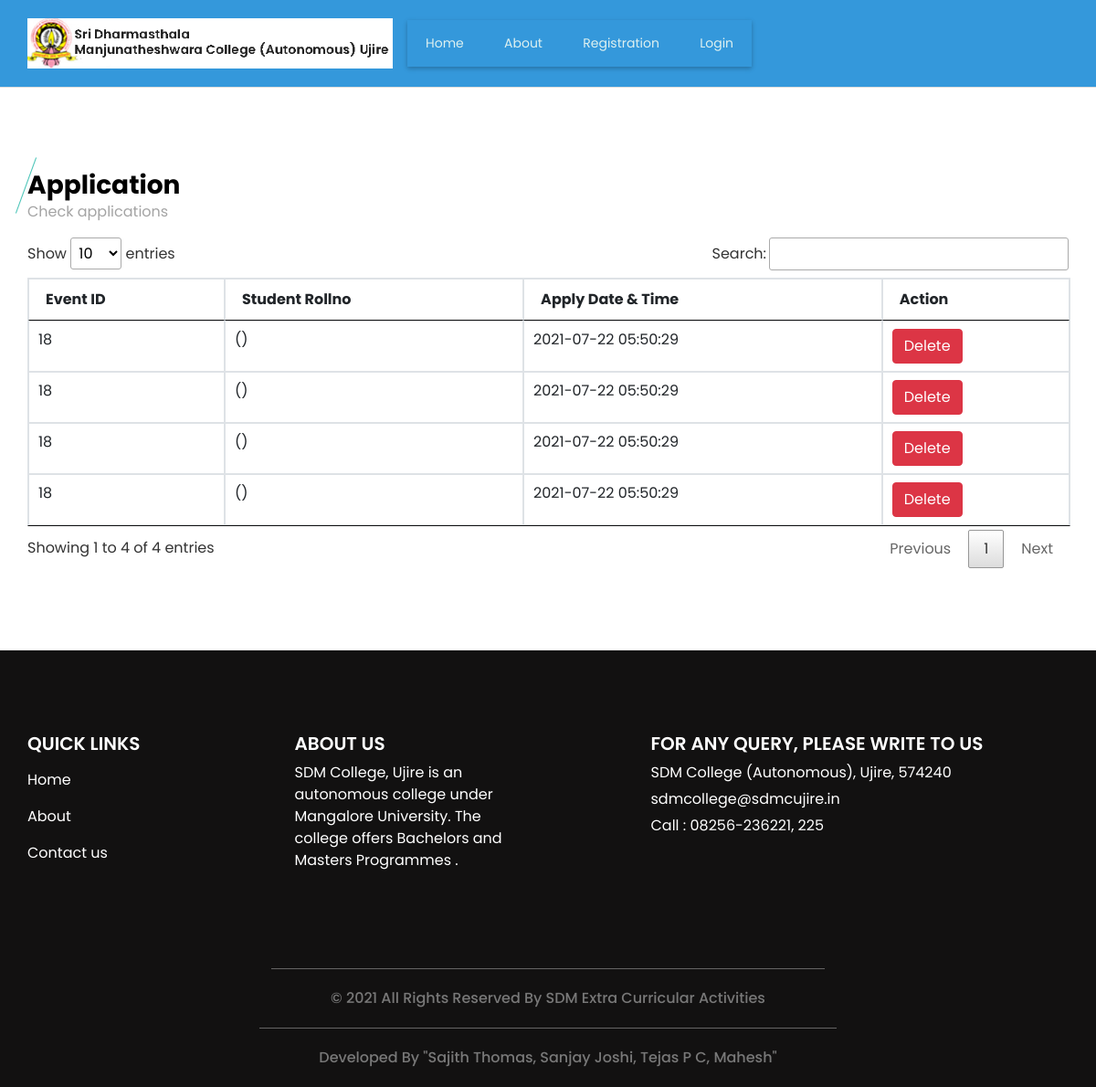
The page /view_event_apply.php on the database as committed earlier.
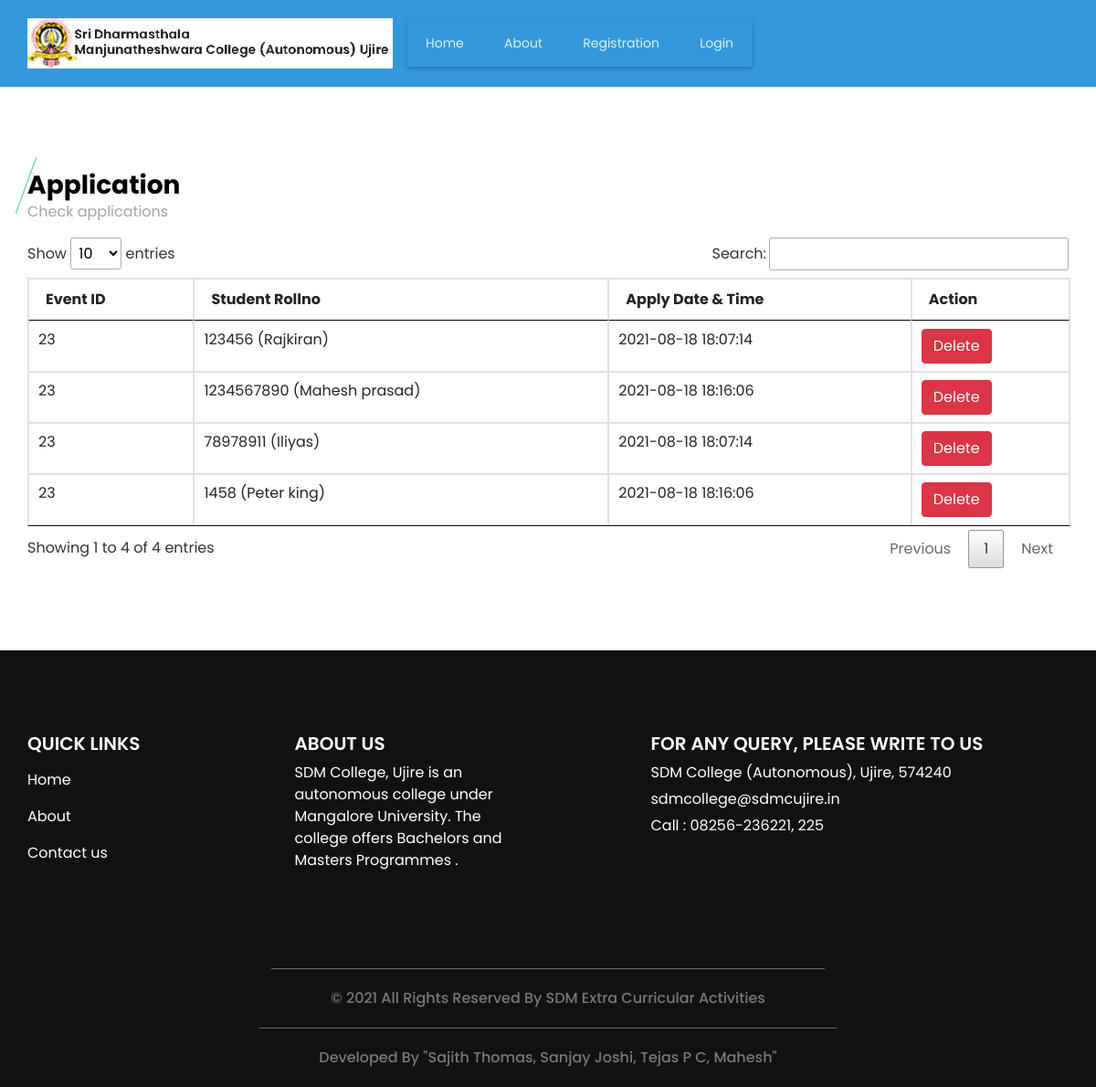
The same page on the database as committed later.
### tables this page shows
CREATE TABLE `event_participation` (
  `event_participation_id` int(11) NOT NULL,
  `event_id` int(11) NOT NULL,
  `student_id` int(11) NOT NULL,
  `event_participation_type` varchar(25) NOT NULL,
  `team` varchar(25) NOT NULL,
  `apply_dt_tim` datetime NOT NULL,
  `event_participation_status` varchar(10) NOT NULL
);

CREATE TABLE `student` (
  `student_id` int(11) NOT NULL,
  `student_name` varchar(30) NOT NULL,
  `course_id` int(11) NOT NULL,
  `student_rollno` varchar(10) NOT NULL,
  `student_password` varchar(300) NOT NULL,
  `st_class` varchar(20) NOT NULL,
  `student_image` varchar(300) NOT NULL,
  `gender` varchar(10) NOT NULL,
  `dob` date NOT NULL,
  `language` varchar(25) NOT NULL,
  `elective_paper` varchar(20) NOT NULL,
  `extension_activities` varchar(50) NOT NULL,
  `student_status` varchar(10) NOT NULL
);

### view_event_apply.php (the view, shortened to what this page needs)
<?php
include("header.php");
?>
  <section class="event_section layout_padding">
    <div class="container">
      <div class="heading_container">
        <h3>
         Application
        </h3>
        <p>
         Check applications
        </p>
      </div>
      <div class="event_container">
        <div class="">
<table id="datatableplugin" class="table table-bordered">
	<thead>
		<tr>
			<th>Event ID</th>
			<th>Student Rollno</th>
			<th>Apply Date & Time</th>
			<th>Action</th>
		</tr>
	</thead>
	<tbody>
		<?php
		$sqlview = "SELECT event_participation.*,student.student_rollno,student.student_name FROM  event_participation LEFT JOIN student ON event_participation.student_id=student.student_id";
		$qsqlview = mysqli_query($con,$sqlview);
		while($rsview = mysqli_fetch_array($qsqlview))
		{
			echo "<tr>
				<td>$rsview[event_id]</td>
				<td>$rsview[student_rollno] ($rsview[student_name])</td>
				<td>$rsview[apply_dt_tim]</td>
				<td>
				<a href='view_event_apply.php?delid=$rsview[event_participation_id]' class='btn btn-danger' onclick='return confirmdel()' >Delete</a>
				</td>
			</tr>";
		}
		?>
	</tbody>
</table>
        </div>
      </div>
    </div>
  </section>
<?php
include("footer.php");
?>

Rows that differ between the two databases and show on the page:
removed event_participation: event "18", apply_dt_tim "2021-07-22 05:50:29"
removed event_participation: event "18", apply_dt_tim "2021-07-22 05:50:29"
removed event_participation: event "18", apply_dt_tim "2021-07-22 05:50:29"
removed event_participation: event "18", apply_dt_tim "2021-07-22 05:50:29"
added event_participation: event "23", student.student_rollno "123456", student.student_name "Rajkiran", apply_dt_tim "2021-08-18 18:07:14"
added event_participation: event "23", student.student_rollno "1234567890", student.student_name "Mahesh prasad", apply_dt_tim "2021-08-18 18:16:06"
added event_participation: event "23", student.student_rollno "78978911", student.student_name "Iliyas", apply_dt_tim "2021-08-18 18:07:14"
added event_participation: event "23", student.student_rollno "1458", student.student_name "Peter king", apply_dt_tim "2021-08-18 18:16:06"
